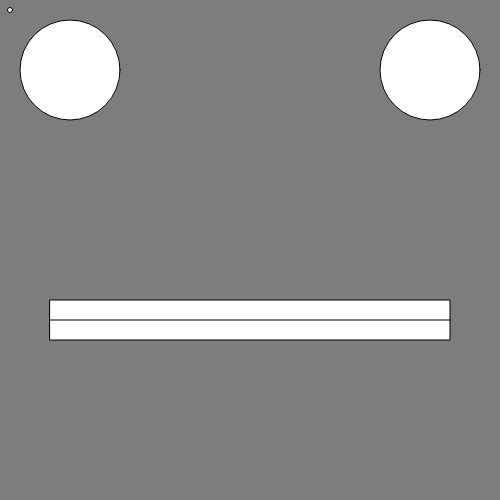
Frame 1 (no input)
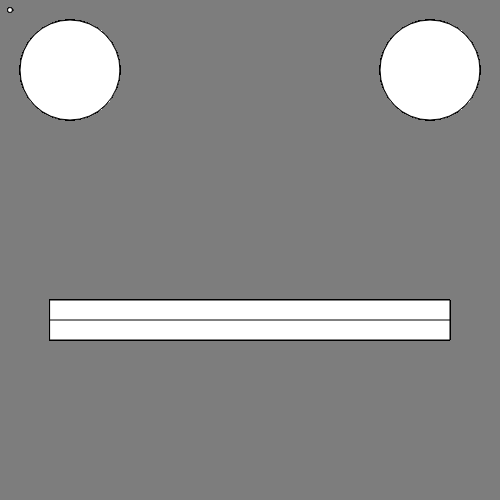
Frame 60 (no input)
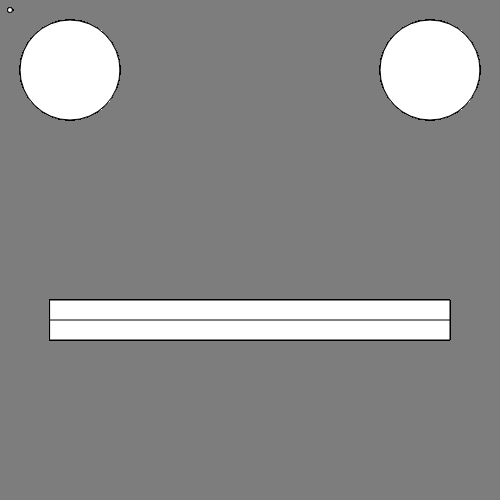
Frame 120 (the mouse pressed at the canvas centre since frame 60)

The p5.js sketch that drew these frames (run headless with seeded random() and noise() and a simulated clock; from frame 60 on, the mouse is pressed at the canvas centre):

// p5.js sketch
// ── sketch.js
var mouthX = 50; 
var mouthY = 300;
var mouthW = 400;
var mouthH = 40

function setup() {
//Create a canvas so the all drawings show up in browser window  
//width, height
createCanvas(500,500);

//Making Colors
//(Red, Green, Blue)
//(R, G, B)
background(0, 0, 0);
//makes black, because black is the absence of light
background(255, 0, 0);
// red
background(125);
//grayscale
//Hue, Saturation, 
    
  console.log("width : " + width + "    height: " + height);
    
}

function draw() {
//ellipse(x, y, x width, y width)
  ellipse();
  ellipse(10,10, 5, 5)  
  ellipse(70, 70, 100, 100)
  ellipse(430,70, 100, 100)
  // ellipse(250, 250, 200, 200 )
  
 // rect(80, 400, 340, 60);
    rect(mouthX, mouthY, mouthW, mouthH);
    //same exact rectangle
    
//line(80, 400, 340, 1);
    line(mouthX, 320, 450, 320);
   // line(mouthX, mouthY + mouthH/2, mouthX + mouthW, mouthy + mouthH/2 ); 
}
